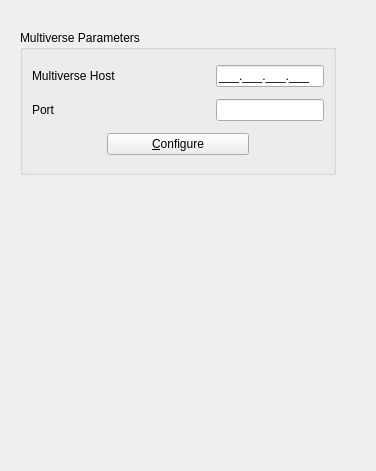
<?xml version="1.0" encoding="UTF-8"?>
<ui version="4.0">
 <class>pjanice</class>
 <widget class="QWidget" name="pjanice">
  <property name="geometry">
   <rect>
    <x>0</x>
    <y>0</y>
    <width>376</width>
    <height>471</height>
   </rect>
  </property>
  <property name="windowTitle">
   <string>pjanice</string>
  </property>
  <widget class="QGroupBox" name="groupBox">
   <property name="geometry">
    <rect>
     <x>20</x>
     <y>30</y>
     <width>316</width>
     <height>145</height>
    </rect>
   </property>
   <property name="title">
    <string>Multiverse Parameters</string>
   </property>
   <layout class="QVBoxLayout" name="verticalLayout">
    <item>
     <layout class="QHBoxLayout" name="horizontalLayout_2">
      <item>
       <widget class="QLabel" name="label">
        <property name="text">
         <string>Multiverse Host</string>
        </property>
       </widget>
      </item>
      <item>
       <widget class="QLineEdit" name="lineEditIpAddress">
        <property name="sizePolicy">
         <sizepolicy hsizetype="Fixed" vsizetype="Fixed">
          <horstretch>0</horstretch>
          <verstretch>0</verstretch>
         </sizepolicy>
        </property>
        <property name="inputMask">
         <string>000.000.000.000;_</string>
        </property>
       </widget>
      </item>
     </layout>
    </item>
    <item>
     <layout class="QHBoxLayout" name="horizontalLayout">
      <item>
       <widget class="QLabel" name="label_2">
        <property name="text">
         <string>Port</string>
        </property>
       </widget>
      </item>
      <item>
       <widget class="QLineEdit" name="lineEditServicePort">
        <property name="sizePolicy">
         <sizepolicy hsizetype="Fixed" vsizetype="Fixed">
          <horstretch>0</horstretch>
          <verstretch>0</verstretch>
         </sizepolicy>
        </property>
        <property name="minimumSize">
         <size>
          <width>2</width>
          <height>0</height>
         </size>
        </property>
       </widget>
      </item>
     </layout>
    </item>
    <item>
     <layout class="QHBoxLayout" name="horizontalLayout_3">
      <item>
       <spacer name="horizontalSpacer">
        <property name="orientation">
         <enum>Qt::Horizontal</enum>
        </property>
        <property name="sizeType">
         <enum>QSizePolicy::Fixed</enum>
        </property>
        <property name="sizeHint" stdset="0">
         <size>
          <width>75</width>
          <height>20</height>
         </size>
        </property>
       </spacer>
      </item>
      <item>
       <widget class="QPushButton" name="pushButtonConfigure">
        <property name="text">
         <string>&amp;Configure</string>
        </property>
       </widget>
      </item>
      <item>
       <spacer name="horizontalSpacer_2">
        <property name="orientation">
         <enum>Qt::Horizontal</enum>
        </property>
        <property name="sizeType">
         <enum>QSizePolicy::Fixed</enum>
        </property>
        <property name="sizeHint" stdset="0">
         <size>
          <width>75</width>
          <height>20</height>
         </size>
        </property>
       </spacer>
      </item>
     </layout>
    </item>
   </layout>
  </widget>
 </widget>
 <resources/>
 <connections/>
</ui>
